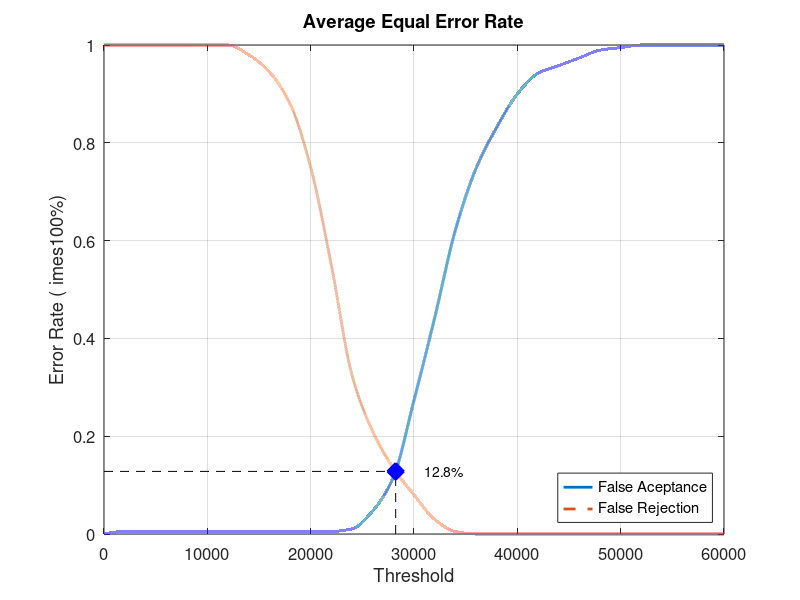
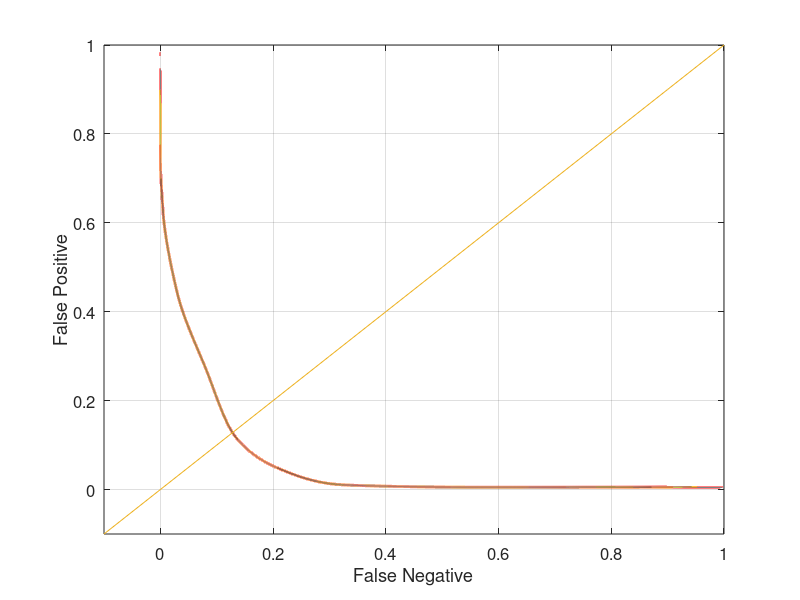

Write the MATLAB code that produced these figures, in order.
close all;
clear;
clc;
x = 0:2000:60000;
xq = 0:0.5:60000;

y0 = [0 0.00526316 0.00526316 0.00526316 0.00526316 0.00526316 0.00526316 0.00526316 0.00526316 0.00526316 0.00526316 0.00526316 0.0105263 0.0473684 0.115789 0.273684 0.442105 0.621053 0.747368 0.831579 0.9 0.942105 0.957895 0.973684 0.989474 0.994737 1 1 1 1 1]
yy0 = interp1(x, y0, xq, 'pchip');
y1 = [1 1 1 1 1 1 1 0.98 0.945 0.88 0.75 0.55 0.325 0.21 0.135 0.08 0.03 0.005 0 0 0 0 0 0 0 0 0 0 0 0 0]
yy1 = interp1(x, y1, xq, 'pchip');

% Calculating EER: 
y2 = abs(y0 - y1);
find(y2 == min(y2))
yy2 = abs(yy0 - yy1);
xEER = find(yy2 == min(yy2));
xEERIndex = xq(xEER) % X-axis EER
yEER = yy0(xEER) % Y-axis EER

main = figure
plot(xq, yy0,'-','LineWidth', 2);	hold on
plot(xq, yy1,'--','LineWidth', 2);	hold on
plot([xEERIndex xEERIndex], [0 yEER], 'k--');	hold on
plot([0 xEERIndex], [yEER yEER], 'k--');	hold on
plot(xEERIndex, yEER, 'bx', 'LineWidth', 10);	hold on
text(xEERIndex + 10 * xEERIndex / 100, yEER, [num2str(round((10000 * yEER)) / 100) '%'])
legend('False Aceptance', 'False Rejection', 'Location', 'SouthEast')
xlabel('Threshold')
ylabel('Error Rate (	imes100%)')
title('Average Equal Error Rate')
set(gca, 'FontSize', 12)
axis([0 60000 0 1])
grid on

print(main, 'Database4_4Main', '-dpng');
FNRxFPR = figure('Color', [1 1 1]);
plot(yy1, yy0, '-', yy1, yy0, 'LineWidth', 2);
hold on
y = -0.1:0.1:1
plot(y, y); 
set(gca, 'FontSize', 12)
xlabel('False Negative')
ylabel('False Positive')
axis([-0.1 1 -0.1 1])
set(gca, 'FontSize', 12)
grid on

print(FNRxFPR, 'Database4_4FNRxFPR','-dpng');
